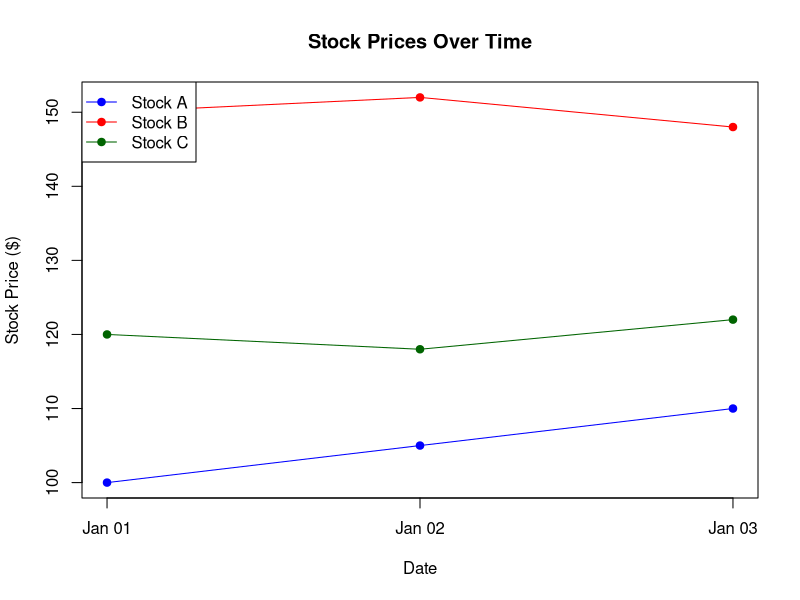

This chart was generated by the following R code:
date <- as.Date(c(
  "2023-01-01",
  "2023-01-02",
  "2023-01-03"
))

stock_A <- c(100, 105, 110)
stock_B <- c(150, 152, 148)
stock_C <- c(120, 118, 122)

plot(
  date, stock_A,
  type = "o",
  pch = 19,
  col = "blue",
  ylim = range(c(stock_A, stock_B, stock_C)),
  xlab = "Date",
  ylab = "Stock Price ($)",
  main = "Stock Prices Over Time"
)

lines(date, stock_B, type = "o", pch = 19, col = "red")
lines(date, stock_C, type = "o", pch = 19, col = "darkgreen")

legend(
  "topleft",
  legend = c("Stock A", "Stock B", "Stock C"),
  col = c("blue", "red", "darkgreen"),
  lty = 1,
  pch = 19
)
